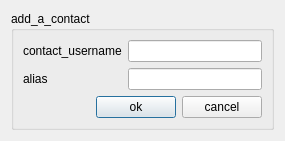
<ui version="4.0" >
 <class>Contact</class>
 <widget class="QDialog" name="Contact" >
  <property name="geometry" >
   <rect>
    <x>0</x>
    <y>0</y>
    <width>285</width>
    <height>135</height>
   </rect>
  </property>
  <property name="windowTitle" >
   <string>contact</string>
  </property>
  <layout class="QGridLayout" >
   <item row="0" column="0" >
    <widget class="QGroupBox" name="groupBox" >
     <property name="title" >
      <string>add_a_contact</string>
     </property>
     <layout class="QGridLayout" >
      <item row="0" column="0" >
       <layout class="QVBoxLayout" >
        <item>
         <layout class="QGridLayout" >
          <item row="0" column="0" >
           <widget class="QLabel" name="label" >
            <property name="text" >
             <string>contact_username</string>
            </property>
           </widget>
          </item>
          <item row="1" column="0" >
           <widget class="QLabel" name="label_2" >
            <property name="text" >
             <string>alias</string>
            </property>
           </widget>
          </item>
          <item row="0" column="1" >
           <widget class="QLineEdit" name="username" >
            <property name="maxLength" >
             <number>20</number>
            </property>
           </widget>
          </item>
          <item row="1" column="1" >
           <widget class="QLineEdit" name="alias" >
            <property name="maxLength" >
             <number>20</number>
            </property>
           </widget>
          </item>
         </layout>
        </item>
        <item>
         <layout class="QHBoxLayout" >
          <item>
           <spacer>
            <property name="orientation" >
             <enum>Qt::Horizontal</enum>
            </property>
            <property name="sizeHint" >
             <size>
              <width>40</width>
              <height>20</height>
             </size>
            </property>
           </spacer>
          </item>
          <item>
           <widget class="QPushButton" name="ok" >
            <property name="text" >
             <string>ok</string>
            </property>
           </widget>
          </item>
          <item>
           <widget class="QPushButton" name="cancel" >
            <property name="text" >
             <string>cancel</string>
            </property>
           </widget>
          </item>
         </layout>
        </item>
       </layout>
      </item>
     </layout>
    </widget>
   </item>
  </layout>
 </widget>
 <resources/>
 <connections/>
</ui>
